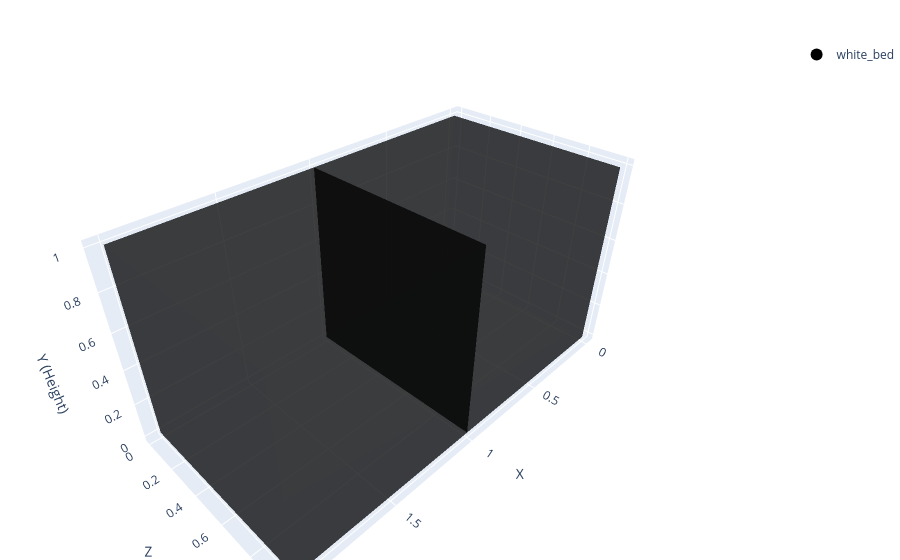

Notebook code for this chart:
### Code cell
from eval_code.material import is_block_cnt_equal_to

# Test case: Count white_bed blocks using substring match with "bed" keyword
coords = [
    {"x": 0, "y": 0, "z": 0, "material": "white_bed"},
    {"x": 1, "y": 0, "z": 0, "material": "white_bed"},
]

# Expect True: 2 white_bed blocks match "bed" keyword with substring match
assert False == is_block_cnt_equal_to(coords, expected_count=1, expected_material="bed", use_substring_match=True)
assert True == is_block_cnt_equal_to(coords, expected_count=2, expected_material="bed", use_substring_match=True)
assert False == is_block_cnt_equal_to(coords, expected_count=3, expected_material="bed", use_substring_match=True)

### Figure 1 — Plotly figure (JSON) as saved in the notebook; plotly's stock layout.template omitted (floating-point values rounded to 4 significant figures)
{"data": [{"facecolor": ["#000000", "#000000", "#000000", "#000000", "#000000", "#000000", "#000000", "#000000", "#000000", "#000000", "#000000", "#000000", "#000000", "#000000", "#000000", "#000000", "#000000", "#000000", "#000000", "#000000", "#000000", "#000000", "#000000", "#000000"], "flatshading": true, "i": [0, 0, 4, 4, 0, 0, 2, 2, 1, 1, 0, 0, 8, 8, 12, 12, 8, 8, 10, 10, 9, 9, 8, 8], "j": [1, 2, 5, 6, 1, 5, 3, 7, 2, 6, 3, 7, 9, 10, 13, 14, 9, 13, 11, 15, 10, 14, 11, 15], "k": [2, 3, 6, 7, 5, 4, 7, 6, 6, 5, 7, 4, 10, 11, 14, 15, 13, 12, 15, 14, 14, 13, 15, 12], "opacity": 0.5, "type": "mesh3d", "x": [0, 1, 1, 0, 0, 1, 1, 0, 1, 2, 2, 1, 1, 2, 2, 1], "y": [0, 0, 0, 0, 1, 1, 1, 1, 0, 0, 0, 0, 1, 1, 1, 1], "z": [0, 0, 1, 1, 0, 0, 1, 1, 0, 0, 1, 1, 0, 0, 1, 1]}, {"marker": {"color": "#000000", "size": 8}, "mode": "markers", "name": "white_bed", "showlegend": true, "type": "scatter3d", "x": [null], "y": [null], "z": [null]}], "layout": {"legend": {"itemsizing": "constant"}, "margin": {"b": 0, "l": 0, "r": 0, "t": 40}, "scene": {"aspectmode": "data", "xaxis": {"title": {"text": "X"}}, "yaxis": {"title": {"text": "Z"}}, "zaxis": {"title": {"text": "Y (Height)"}}}, "title": {"text": ""}}}
